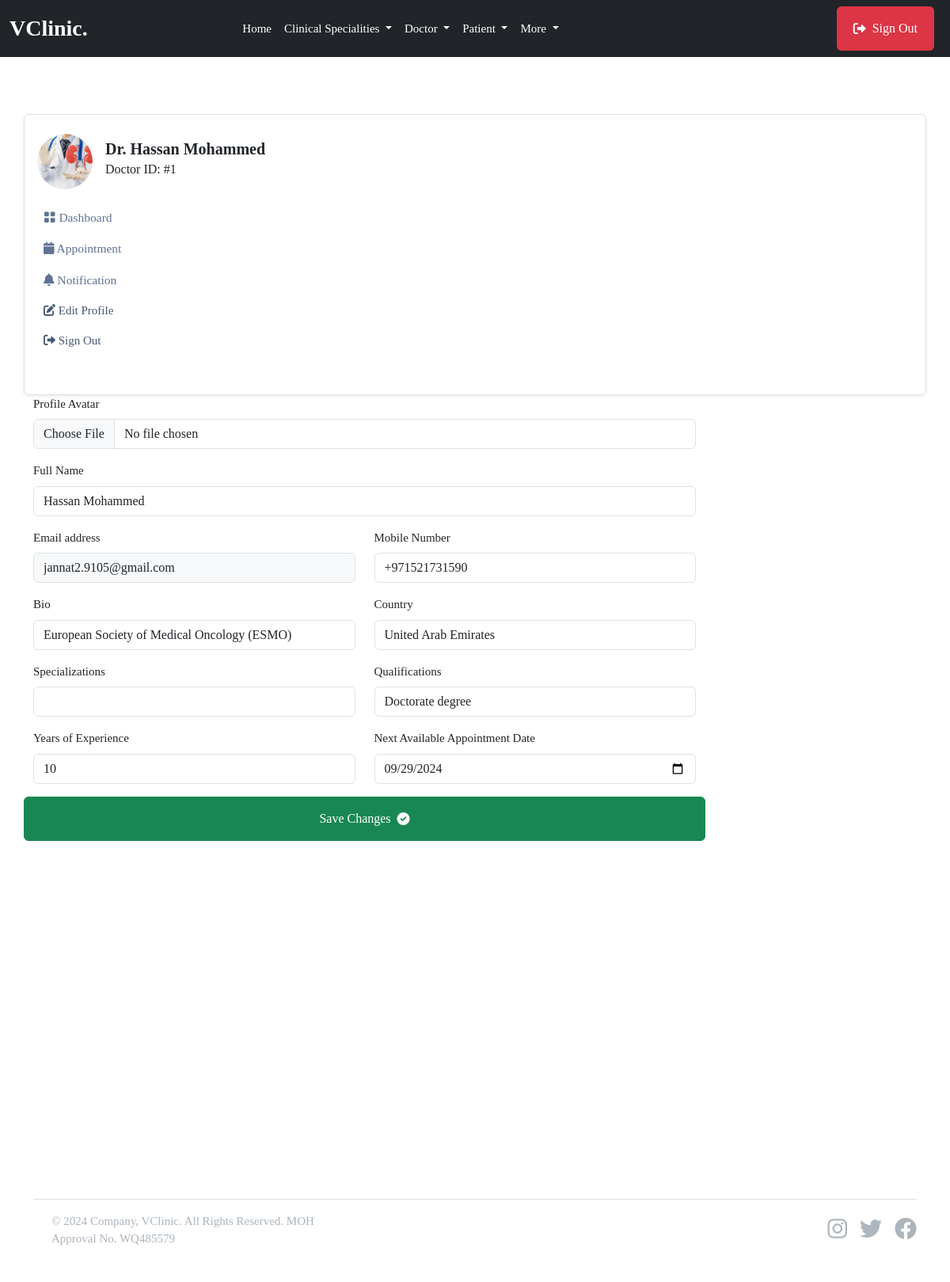
The app's page /doctor/profile/ (signed in) with its own data.
### userauthapp/models.py (models this page shows, shortened)
class User(AbstractUser):       # override default user model
    email = models.EmailField(unique=True)
    username = models.CharField(max_length=100, null=True, blank=True)
    user_type = models.CharField(max_length=50, choices=USER_TYPE, null=True, blank=True, default=None)
    USERNAME_FIELD = "email"
    REQUIRED_FIELDS = ['username']

### doctorapp/models.py (models this page shows, shortened)
class Doctor(models.Model):         #create a new model from scratch
    user = models.OneToOneField(userauth_models.User, on_delete=models.CASCADE)  #when we delete this user , we delete doctor, there should be only one doctor that has one user model
    image = models.FileField(upload_to='images', blank=True, null=True)
    full_name = models.CharField(max_length=100, blank=True, null=True)
    mobile = models.CharField(max_length=15, blank=True, null=True)
    country = models.CharField(max_length=100, null=True, blank=True)
    bio = models.CharField(max_length=100, null=True, blank=True)
    specializations = models.CharField(max_length=100, null=True, blank=True)
    qualifications = models.CharField(max_length=100, null=True, blank=True)
    years_of_experience = models.CharField(max_length=100, null=True, blank=True)
    next_available_appointment_date = models.DateTimeField(default=timezone.now, null=True, blank=True)

### doctorapp/views.py (the view, shortened to what this page needs)
# urls.py: path("profile/", views.profile, name="profile"),
@login_required
def profile(request):
    doctor = doctor_models.Doctor.objects.get(user=request.user)
    formatted_next_available_appointment_date = doctor.next_available_appointment_date.strftime('%Y-%m-%d')
    context = {
        "doctor": doctor,
        "formatted_next_available_appointment_date": formatted_next_available_appointment_date,
    }
    return render(request, "doctorapp/profile.html", context)

### templates/doctorapp/profile.html (shortened to what this page needs)
{% extends 'partials/base.html' %} {% block content %}
<section class="pt-5 pb-5">
    <div class="container">
        <div class="row mt-0 mt-md-4">
            {% include 'doctorapp/sidebar.html' %}
            <div class="col-lg-9 col-md-8 col-12">
                <form class="row" enctype="multipart/form-data" method="POST">
                    <div class="col-lg-12 mb-3">
                        <label class="form-label">Profile Avatar</label>
                        <input type="file" class="form-control" name="image" />
                    </div>
                    <div class="col-lg-12 mb-3">
                        <label class="form-label">Full Name</label>
                        <input type="text" name="full_name" value="{{doctor.full_name}}" class="form-control" />
                    </div>
                    <div class="col-lg-6 mb-3">
                        <label class="form-label">Email address</label>
                        <input type="email" name="email" value="{{doctor.user.email}}" readonly class="form-control bg-light" />
                    </div>
                    <div class="col-lg-6 mb-3">
                        <label class="form-label">Mobile Number</label>
                        <input type="text" name="mobile" value="{{doctor.mobile}}" class="form-control" />
                    </div>
                    <div class="col-lg-6 mb-3">
                        <label class="form-label">Bio</label>
                        <input type="text" name="bio" value="{{doctor.bio}}" class="form-control" />
                    </div>
                    <div class="col-lg-6 mb-3">
                        <label class="form-label">Country</label>
                        <input type="text" name="country" value="{{doctor.country}}" class="form-control" />
                    </div>
                    <div class="col-lg-6 mb-3">
                        <label class="form-label">Specializations</label>
                        <input type="text" name="Specializations" value="{{doctor.specialization}}" class="form-control" />
                    </div>
                    <div class="col-lg-6 mb-3">
                        <label class="form-label">Qualifications</label>
                        <input type="text" name="qualifications" value="{{doctor.qualifications}}" class="form-control" />
                    </div>
                    <div class="col-lg-6 mb-3">
                        <label class="form-label">Years of Experience</label>
                        <input type="text" name="years_of_experience" value="{{doctor.years_of_experience}}" class="form-control" />
                    </div>
                    <div class="col-lg-6 mb-3">
                        <label class="form-label">Next Available Appointment Date</label>
                        <input type="date" name="next_available_appointment_date" value="{{formatted_next_available_appointment_date}}" class="form-control" />
                    </div>
                    <button type="submit" class="btn btn-success">Save Changes <i class="fas fa-check-circle ms-2"></i></button>
                </form>
            </div>
        </div>
</section>
{% endblock content %}

### templates/doctorapp/sidebar.html (shortened to what this page needs)
    <nav class="navbar navbar-expand-md shadow-sm mb-4 mb-lg-0 sidenav border rounded">
        <div class="collapse navbar-collapse p-3" id="sidenav">
            <div class="navbar-nav flex-column">
                <div class="d-flex align-items-center mb-3">
                    {% if request.user.doctor.image %}
                        <img src="{{request.user.doctor.image.url}}" alt="avatar" class="rounded-circle avatar-xl" style="width: 70px; height: 70px; object-fit: cover" />
                    {% endif %}
                    <div class="ms-3">
                        <h5 class="mb-0 fw-bold">Dr. {{request.user.doctor.full_name}}</h5>
                        <p class="mb-1 fs-6">Doctor ID: #{{request.user.doctor.id}}</p>
                    </div>
                </div>
                <ul class="list-unstyled ms-n2 mb-4">
                    <li class="nav-item">
                        <a class="dropdown-item nav-link" href="{% url 'doctorapp:dashboard' %}"><i class="bi bi-grid-fill"></i> Dashboard</a>
                    </li>
                    <li class="nav-item">
                        <a class="dropdown-item nav-link" href="{% url 'doctorapp:appointments' %}"><i class="fas fa-calendar"></i> Appointment</a>
                    </li>
                    <li class="nav-item">
                        <a class="dropdown-item nav-link" href="{% url 'doctorapp:notifications' %}"><i class="fas fa-bell"></i> Notification</a>
                    </li>
                    <li class="nav-item">
                        <a class="nav-link" href="{% url 'doctorapp:profile' %}"> <i class="fas fa-edit"></i> Edit Profile </a>
                    </li>
                    <li class="nav-item">
                        <a class="nav-link" href="{% url 'userauthapp:sign-out' %}"> <i class="fas fa-sign-out-alt"></i> Sign Out </a>
                    </li>
                </ul>
            </div>
        </div>
    </nav>
</div>

### static/assets/css/style.css (style rules this page uses)
body { background: #ffffff; color: var(--bs-body-color); font-size: 15px; font-family: var(--body-font-family); margin: 0; overflow-x: hidden !important; font-weight: 400; }
.p, p { line-height: 1.8; color: var(--paragraphColor); }
a { text-decoration: none; color: #022f5d; }
.nav-link { color: #455873; }
section { padding: 80px 0 80px; }
h1, h2, h3, h4, h5, h6 { color: var(--headingColor); font-weight: 700; font-family: var(heading-font-family); }
.btn { padding: 10px 20px; height: 56px; display: inline-flex; align-items: center; justify-content: center; cursor: pointer; transition: all ease 0.4s; border-radius: 0.375rem; overflow: hidden; animation-delay: 0.7s; animation-duration: 0.5s; position: relative; }
.btn::after { background-color: rgba(255, 255, 255, 0.76); content: ""; height: 150px; left: -75px; position: absolute; top: -35px; transform: rotate(35deg); transition: all 1600ms cubic-bezier(0.19, 1, 0.22, 1); width: 40px; opacity: 0; }
p, ul, ol, dl, dt, dd, blockquote, address { margin: 0 0 10px; }
.dropdown-item { padding: 8px 1rem; color: #607394; font-size: 15.5px; }
.bi { width: 1em; height: 1em; fill: currentcolor; }
.nav-dropdown, .nav-menu, ul { list-style: none; }

### records on screen
User: user.doctor.image (picture), user.doctor.full_name "Hassan Mohammed", user.doctor.id "1"
Doctor: full_name "Hassan Mohammed", email "jannat2.9105@gmail.com", mobile "+971521731590", bio "European Society of Medical Oncology (ESMO)", country "United Arab Emirates", qualifications "Doctorate degree", years_of_experience "10"
